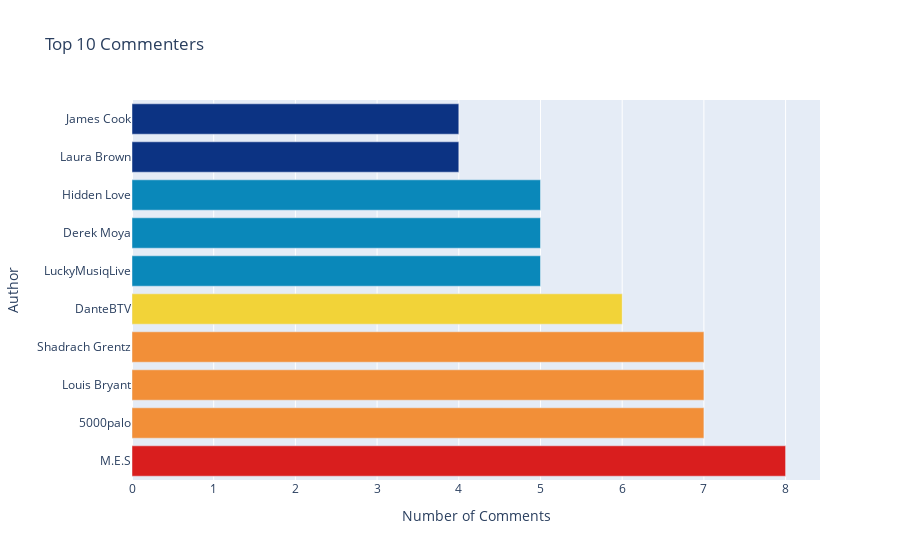

Source (notebook cell):
### Code cell
fig_authors = px.bar(
    x=top_comments.values,
    y=top_comments.index,
    labels={'x':'Number of Comments', 'y':'Author'},
    title='Top 10 Commenters',
    orientation='h',
    color=top_comments.values,
    color_continuous_scale='Portland'
)
fig_authors.update_layout(coloraxis_showscale=False)
fig_authors.show()

### Figure 1 — Plotly figure (JSON) as saved in the notebook; plotly's stock layout.template omitted (floating-point values rounded to 4 significant figures)
{"data": [{"alignmentgroup": "True", "hovertemplate": "Number of Comments=%{x}<br>Author=%{y}<br>color=%{marker.color}<extra></extra>", "legendgroup": "", "marker": {"color": [8, 7, 7, 7, 6, 5, 5, 5, 4, 4], "coloraxis": "coloraxis", "pattern": {"shape": ""}}, "name": "", "offsetgroup": "", "orientation": "h", "showlegend": false, "textposition": "auto", "type": "bar", "x": [8, 7, 7, 7, 6, 5, 5, 5, 4, 4], "xaxis": "x", "y": ["M.E.S", "5000palo", "Louis Bryant", "Shadrach Grentz", "DanteBTV", "LuckyMusiqLive", "Derek Moya", "Hidden Love", "Laura Brown", "James Cook"], "yaxis": "y"}], "layout": {"barmode": "relative", "coloraxis": {"colorbar": {"title": {"text": "color"}}, "colorscale": [[0, "rgb(12,51,131)"], [0.25, "rgb(10,136,186)"], [0.5, "rgb(242,211,56)"], [0.75, "rgb(242,143,56)"], [1, "rgb(217,30,30)"]], "showscale": false}, "legend": {"tracegroupgap": 0}, "title": {"text": "Top 10 Commenters"}, "xaxis": {"anchor": "y", "domain": [0, 1], "title": {"text": "Number of Comments"}}, "yaxis": {"anchor": "x", "domain": [0, 1], "title": {"text": "Author"}}}}
